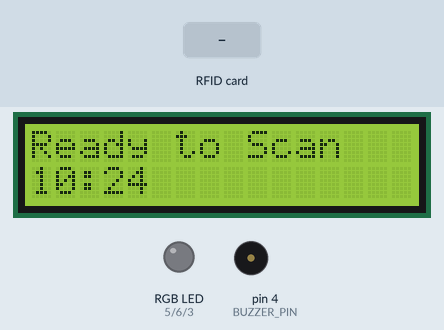
This sketch was run on a simulated Arduino Uno, built with avr-gcc and run on an emulated ATmega328P. Parts: 16×2 character LCD, an RGB LED mixed from three pins (HIGH = lit), buzzer (waves = sounding). Inputs (shaded band) come from the test bench. The local clock reads 2024-03-15 10:24:30 at power-on unless the sketch sets it; pins used as bus, display or sensor lines are not drawn; what the sketch prints to the serial monitor is not drawn.

Above: at 4.0 s.
4.1 s: RFID card 5A DA 9C 80 held to the reader
At 6.3 s:
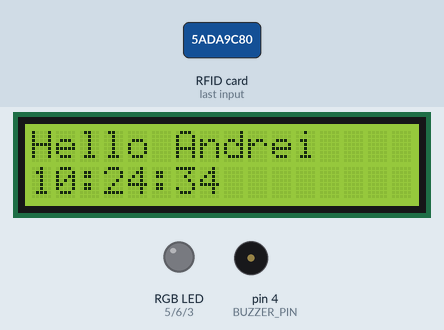
6.8 s: RFID card 5A AC 51 80 held to the reader
At 7.8 s:
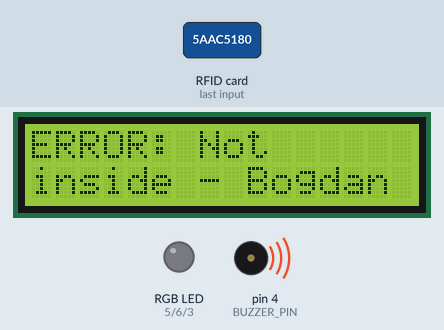
9.8 s: RFID card 93 D0 14 0E held to the reader
At 12.6 s:
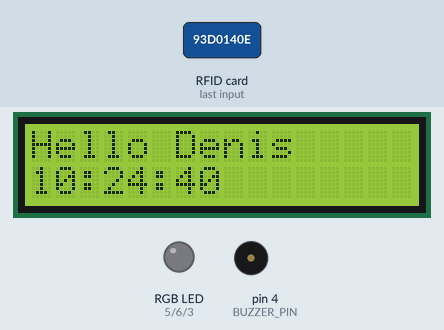
12.8 s: RFID card 5E 7A 19 C4 held to the reader
At 15.17 s:
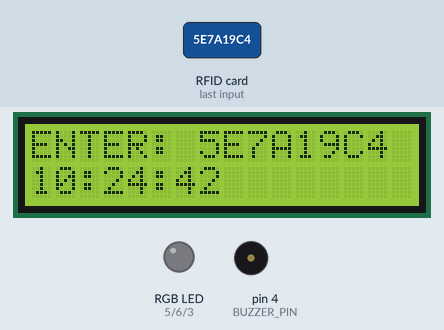
15.3 s: RFID card 5A DA 9C 80 held to the reader
At 17.7 s:
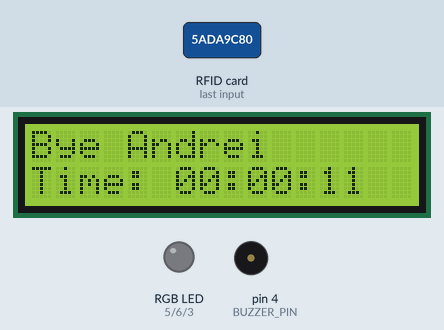
18.0 s: RFID card 5A AC 51 80 held to the reader
At 20.6 s:
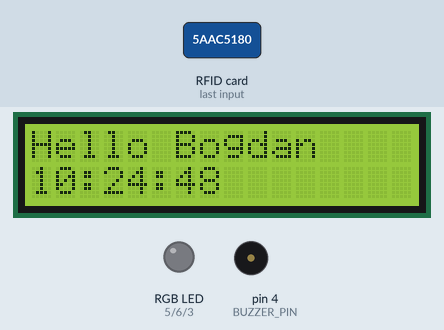
Timing chart, 0 to 22.1 s (numbered marks = the images above; inputs shaded):
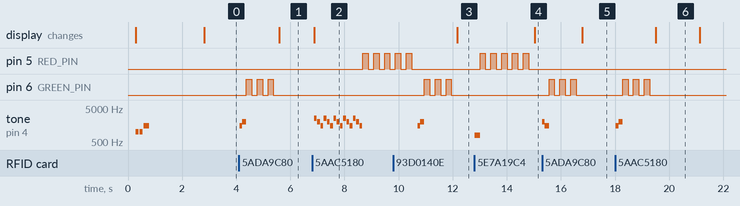

Measured:
- after the input at 4.1 s, pin 6 (GREEN_PIN): alternates HIGH for 0.20 s and LOW for 0.20 s, 6 changes in all, then stays LOW, starting after 0.27 s; tone on pin 4 (BUZZER_PIN): silent → 1500 Hz at once, → 2000 Hz 0.10 s later, → silent 0.15 s later; the display: changes after 1.5 s (image 1)
- after the input at 6.8 s, pin 5 (RED_PIN): alternates HIGH for 0.20 s and LOW for 0.20 s, starting after 1.9 s; tone on pin 4 (BUZZER_PIN): silent → 2500 Hz after 0.08 s, then repeats every 0.36 s: silent 0.02 s, 2000 Hz 0.10 s, silent 0.02 s, 1500 Hz 0.10 s, silent 0.02 s, 2500 Hz 0.10 s, until it stays silent from 8.7 s
- after the input at 9.8 s, pin 6 (GREEN_PIN): alternates HIGH for 0.20 s and LOW for 0.20 s, 6 changes in all, then stays LOW, starting after 1.2 s; tone on pin 4 (BUZZER_PIN): silent → 1500 Hz after 0.90 s, → 2000 Hz 0.10 s later, → silent 0.15 s later; the display: changes after 2.4 s (image 3)
- after the input at 12.8 s, pin 5 (RED_PIN): alternates HIGH for 0.20 s and LOW for 0.20 s, starting after 0.21 s; tone on pin 4 (BUZZER_PIN): silent → 800 Hz at once, → silent 0.20 s later; the display: changes after 2.2 s (image 4)
- after the input at 15.3 s, pin 6 (GREEN_PIN): alternates HIGH for 0.20 s and LOW for 0.20 s, 6 changes in all, then stays LOW, starting after 0.26 s; tone on pin 4 (BUZZER_PIN): silent → 2000 Hz at once, → 1500 Hz 0.10 s later, → silent 0.15 s later; the display: changes after 1.5 s (image 5)
- after the input at 18.0 s, pin 6 (GREEN_PIN): alternates HIGH for 0.20 s and LOW for 0.20 s, 6 changes in all, then stays LOW, starting after 0.28 s; tone on pin 4 (BUZZER_PIN): silent → 1500 Hz at once, → 2000 Hz 0.10 s later, → silent 0.15 s later; the display: changes after 1.5 s (image 6)

The sketch:

rfid_attendance_system.ino
```cpp
/*
 * RFID In/Out System with Shared I2C for LCD and RTC
 * Shows personalized messages and tracks time spent
 * Display shows only hours and minutes between scans
 * Updates time display when minutes change
 * Added buzzer for audio feedback
 * Added double entry detection and alarm
 * Added RGB LED feedback
 */
#include <SPI.h>
#include <MFRC522.h>
#include <Wire.h>
#include <LiquidCrystal_I2C.h>
#include <RTClib.h>

// Pin definitions for RFID
#define RST_PIN_IN      8  // Reset pin for IN RFID reader
#define RST_PIN_OUT     7  // Reset pin for OUT RFID reader
#define SS_PIN_IN       10 // SDA pin for IN RFID reader
#define SS_PIN_OUT      9  // SDA pin for OUT RFID reader
#define BUZZER_PIN      4  // Pin for buzzer

// Pin definitions for RGB LED
#define RED_PIN    5  // Pin for RGB LED red component
#define GREEN_PIN  6  // Pin for RGB LED green component
#define BLUE_PIN   3  // Pin for RGB LED blue component

// RFID readers setup
MFRC522 rfidIn(SS_PIN_IN, RST_PIN_IN);
MFRC522 rfidOut(SS_PIN_OUT, RST_PIN_OUT);

// LCD setup - standard I2C address
LiquidCrystal_I2C lcd(0x27, 16, 2);

// RTC setup
RTC_DS3231 rtc;

// Debounce timing
#define DEBOUNCE_TIME 1500
unsigned long lastScanTime = 0;
int lastMinute = -1; // Store the last minute displayed

// Known cards database
const int NUM_KNOWN_CARDS = 3;
String knownUIDs[NUM_KNOWN_CARDS] = {
  "5ADA9C80",  // Andrei
  "5AAC5180",  // Bogdan
  "93D0140E"   // Denis
};
String knownNames[NUM_KNOWN_CARDS] = {
  "Andrei",
  "Bogdan",
  "Denis"
};

// Entry time tracking (stored as Unix timestamp)
unsigned long entryTimes[NUM_KNOWN_CARDS] = {0, 0, 0};
bool isInside[NUM_KNOWN_CARDS] = {false, false, false};

// Flag to indicate if the system is in ready mode
bool inReadyMode = false;

// Error logging
#define MAX_ERROR_LOG 10
String errorLog[MAX_ERROR_LOG];
int errorCount = 0;

void setup() {
  Serial.begin(9600);
  Serial.println("Starting RFID Attendance System...");

  // Initialize SPI bus for RFID readers
  SPI.begin();

  // Initialize RFID readers
  rfidIn.PCD_Init();
  delay(100);
  rfidOut.PCD_Init();

  // Set antenna gain to maximum
  rfidIn.PCD_SetAntennaGain(MFRC522::RxGain_max);
  rfidOut.PCD_SetAntennaGain(MFRC522::RxGain_max);

  // Initialize buzzer pin
  pinMode(BUZZER_PIN, OUTPUT);
  digitalWrite(BUZZER_PIN, LOW); // Make sure buzzer is off

  // Initialize RGB LED pins
  pinMode(RED_PIN, OUTPUT);
  pinMode(GREEN_PIN, OUTPUT);
  pinMode(BLUE_PIN, OUTPUT);
  // Turn off RGB LED initially
  digitalWrite(RED_PIN, LOW);
  digitalWrite(GREEN_PIN, LOW);
  digitalWrite(BLUE_PIN, LOW);

  // Initialize I2C for both LCD and RTC
  Wire.begin();  // Use default A4/A5

  // Initialize LCD
  lcd.init();
  lcd.backlight();
  lcd.clear();
  lcd.setCursor(0, 0);
  lcd.print("Starting up...");

  // Initialize RTC
  if (!rtc.begin()) {
    Serial.println("RTC not found!");
    lcd.setCursor(0, 1);
    lcd.print("RTC Error!");
    // Error beep
    errorBeep();
    blinkRed();  // Add red blinking for error
    logError("RTC not found");
    delay(2000);
  } else {
    Serial.println("RTC connected");

    // Set time if RTC lost power
    if (rtc.lostPower()) {
      Serial.println("RTC lost power, setting to compile time");
      rtc.adjust(DateTime(F(__DATE__), F(__TIME__)));
      // Warning beep
      warningBeep();
      blinkRed();  // Add red blinking for error
      logError("RTC lost power");
    }

    // Display time
    DateTime now = rtc.now();
    lcd.setCursor(0, 1);
    lcd.print(formatTimeHM(now));
    lastMinute = now.minute(); // Initialize last minute
  }

  // Startup beep
  startupBeep();

  // Reset all entry states
  for (int i = 0; i < NUM_KNOWN_CARDS; i++) {
    isInside[i] = false;
    entryTimes[i] = 0;
  }

  // Show ready screen
  delay(2000);
  showReadyScreen();

  Serial.println("System ready!");
}

void loop() {
  // Get current time
  DateTime now = rtc.now();
  unsigned long currentTime = millis();

  // Update the time display if minute has changed and we're in ready mode
  if (inReadyMode && now.minute() != lastMinute) {
    lcd.setCursor(0, 1);
    lcd.print(formatTimeHM(now));
    lastMinute = now.minute();
  }

  // Check if enough time has passed since last scan
  if (currentTime - lastScanTime >= DEBOUNCE_TIME) {

    // Check entrance RFID reader
    if (rfidIn.PICC_IsNewCardPresent() && rfidIn.PICC_ReadCardSerial()) {
      // We're no longer in ready mode
      inReadyMode = false;

      // Get card UID
      String uid = getUID(rfidIn.uid.uidByte, rfidIn.uid.size);

      // Check if it's a known card
      int personIndex = findPersonByUID(uid);

      // Log to serial
      Serial.print("ENTRANCE - Card: ");
      Serial.print(uid);

      if (personIndex >= 0) {
        Serial.print(" (" + knownNames[personIndex] + ")");

        // Check if person is already inside (double entry attempt)
        if (isInside[personIndex]) {
          // Double entry attempt detected!
          doubleEntryAlarm(personIndex);
        } else {
          // Normal entry
          successBeep();
          blinkGreen();  // Add green blinking for entry

          // Record entry
          entryTimes[personIndex] = now.unixtime();
          isInside[personIndex] = true;

          // Display on LCD
          lcd.clear();
          lcd.setCursor(0, 0);
          lcd.print("Hello ");
          lcd.print(knownNames[personIndex]);
          lcd.setCursor(0, 1);
          lcd.print(formatTime(now));
        }
      } else {
        // Unknown person
        unknownBeep();
        blinkRed();  // Add red blinking for unknown person
        logError("Unknown card: " + uid);

        // Display on LCD
        lcd.clear();
        lcd.setCursor(0, 0);
        lcd.print("ENTER: ");
        lcd.print(uid.substring(0, 8));
        lcd.setCursor(0, 1);
        lcd.print(formatTime(now));
      }

      Serial.print(" at ");
      Serial.println(formatDateTime(now));

      // Halt RFID communication
      rfidIn.PICC_HaltA();
      rfidIn.PCD_StopCrypto1();

      // Update last scan time
      lastScanTime = currentTime;
    }

    // Small delay between reader checks
    delay(20);

    // Check exit RFID reader
    if (rfidOut.PICC_IsNewCardPresent() && rfidOut.PICC_ReadCardSerial()) {
      // We're no longer in ready mode
      inReadyMode = false;

      // Get card UID
      String uid = getUID(rfidOut.uid.uidByte, rfidOut.uid.size);

      // Check if it's a known card
      int personIndex = findPersonByUID(uid);

      // Log to serial
      Serial.print("EXIT - Card: ");
      Serial.print(uid);

      if (personIndex >= 0) {
        Serial.print(" (" + knownNames[personIndex] + ")");

        // Check if person is not inside (exiting without entry)
        if (!isInside[personIndex]) {
          // Person trying to exit without entering
          invalidExitAlarm(personIndex);
        } else {
          // Normal exit
          exitBeep();
          blinkGreen();  // Add green blinking for exit

          // Display on LCD
          lcd.clear();
          lcd.setCursor(0, 0);
          lcd.print("Bye ");
          lcd.print(knownNames[personIndex]);

          // Calculate and display time spent
          unsigned long timeSpentSeconds = now.unixtime() - entryTimes[personIndex];
          lcd.setCursor(0, 1);
          lcd.print(formatTimeSpent(timeSpentSeconds));

          // Log to serial
          Serial.print("Time spent: ");
          Serial.println(formatTimeSpent(timeSpentSeconds));

          // Reset entry state
          isInside[personIndex] = false;
        }
      } else {
        // Unknown person
        unknownBeep();
        blinkRed();  // Add red blinking for unknown person
        logError("Unknown card at exit: " + uid);

        // Display on LCD
        lcd.clear();
        lcd.setCursor(0, 0);
        lcd.print("EXIT: ");
        lcd.print(uid.substring(0, 8));
        lcd.setCursor(0, 1);
        lcd.print(formatTime(now));
      }

      Serial.print(" at ");
      Serial.println(formatDateTime(now));

      // Halt RFID communication
      rfidOut.PICC_HaltA();
      rfidOut.PCD_StopCrypto1();

      // Update last scan time
      lastScanTime = currentTime;
    }
  }

  // Reset display after 3 seconds of scanning
  if (!inReadyMode && (currentTime - lastScanTime >= 3000)) {
    showReadyScreen();
  }

  // Small delay to prevent excessive CPU usage
  delay(10);
}

// Show the ready screen with current time
void showReadyScreen() {
  DateTime now = rtc.now();

  lcd.clear();
  lcd.setCursor(0, 0);
  lcd.print("Ready to Scan");

  // Show current time on second line (hours and minutes only)
  lcd.setCursor(0, 1);
  lcd.print(formatTimeHM(now));

  // Update the last minute
  lastMinute = now.minute();

  // Set flag that we're in ready mode
  inReadyMode = true;
}

// Find person by UID, returns index or -1 if not found
int findPersonByUID(String uid) {
  // We only need to compare the first 8 characters of the UID
  String shortUID = uid.substring(0, 8);

  for (int i = 0; i < NUM_KNOWN_CARDS; i++) {
    if (shortUID.equals(knownUIDs[i])) {
      return i;
    }
  }
  return -1;  // Not found
}

// Convert UID bytes to string
String getUID(byte *buffer, byte bufferSize) {
  String result = "";
  for (byte i = 0; i < bufferSize; i++) {
    if (buffer[i] < 0x10) {
      result += "0";
    }
    result += String(buffer[i], HEX);
  }
  result.toUpperCase();
  return result;
}

// Format time as HH:MM (hours and minutes only)
String formatTimeHM(DateTime dt) {
  String result = "";

  // Hours
  if (dt.hour() < 10) result += "0";
  result += String(dt.hour()) + ":";

  // Minutes
  if (dt.minute() < 10) result += "0";
  result += String(dt.minute());

  return result;
}

// Format time as HH:MM:SS for LCD display
String formatTime(DateTime dt) {
  String result = "";

  // Hours
  if (dt.hour() < 10) result += "0";
  result += String(dt.hour()) + ":";

  // Minutes
  if (dt.minute() < 10) result += "0";
  result += String(dt.minute()) + ":";

  // Seconds
  if (dt.second() < 10) result += "0";
  result += String(dt.second());

  return result;
}

// Format time spent in hours, minutes, seconds
String formatTimeSpent(unsigned long seconds) {
  // Calculate hours, minutes, seconds
  unsigned long hours = seconds / 3600;
  unsigned long minutes = (seconds % 3600) / 60;
  unsigned long secs = seconds % 60;

  // Format as "Time: HH:MM:SS"
  String result = "Time: ";

  if (hours < 10) result += "0";
  result += String(hours) + ":";

  if (minutes < 10) result += "0";
  result += String(minutes) + ":";

  if (secs < 10) result += "0";
  result += String(secs);

  return result;
}

// Format full date and time for serial output
String formatDateTime(DateTime dt) {
  String result = "";

  // Date
  result += String(dt.year()) + "/";
  if (dt.month() < 10) result += "0";
  result += String(dt.month()) + "/";
  if (dt.day() < 10) result += "0";
  result += String(dt.day()) + " ";

  // Time
  if (dt.hour() < 10) result += "0";
  result += String(dt.hour()) + ":";
  if (dt.minute() < 10) result += "0";
  result += String(dt.minute()) + ":";
  if (dt.second() < 10) result += "0";
  result += String(dt.second());

  return result;
}

// Handle double entry attempt (someone tries to enter twice)
void doubleEntryAlarm(int personIndex) {
  // Log the error
  String errorMsg = "Double entry: " + knownNames[personIndex];
  logError(errorMsg);

  // Show error on LCD
  lcd.clear();
  lcd.setCursor(0, 0);
  lcd.print("ERROR: Already");
  lcd.setCursor(0, 1);
  lcd.print("inside - " + knownNames[personIndex]);

  // Sound the alarm
  alarmBeep();
  blinkRed();  // Add red blinking for error

  Serial.println("ALARM: " + errorMsg);
}

// Handle invalid exit attempt (someone tries to exit without entering)
void invalidExitAlarm(int personIndex) {
  // Log the error
  String errorMsg = "Invalid exit: " + knownNames[personIndex];
  logError(errorMsg);

  // Show error on LCD
  lcd.clear();
  lcd.setCursor(0, 0);
  lcd.print("ERROR: Not");
  lcd.setCursor(0, 1);
  lcd.print("inside - " + knownNames[personIndex]);

  // Sound the alarm
  alarmBeep();
  blinkRed();  // Add red blinking for error

  Serial.println("ALARM: " + errorMsg);
}

// Log an error message
void logError(String errorMessage) {
  // Add timestamp to error
  DateTime now = rtc.now();
  String timestamp = formatDateTime(now);

  // Store in error log (circular buffer)
  errorLog[errorCount % MAX_ERROR_LOG] = timestamp + " - " + errorMessage;
  errorCount++;

  // Print to serial
  Serial.print("ERROR: ");
  Serial.println(errorMessage);
}

// Print the error log
void printErrorLog() {
  Serial.println("=== ERROR LOG ===");
  int startIndex = (errorCount > MAX_ERROR_LOG) ? (errorCount % MAX_ERROR_LOG) : 0;
  int entries = min(errorCount, MAX_ERROR_LOG);

  for (int i = 0; i < entries; i++) {
    int index = (startIndex + i) % MAX_ERROR_LOG;
    Serial.println(errorLog[index]);
  }
  Serial.println("=================");
}

// Buzzer functions

// Beep for system startup
void startupBeep() {
  for (int i = 0; i < 2; i++) {
    tone(BUZZER_PIN, 1000, 100);
    delay(150);
  }
  tone(BUZZER_PIN, 1500, 200);
  delay(200);
}

// Beep for success (known person entering)
void successBeep() {
  tone(BUZZER_PIN, 1500, 100);
  delay(100);
  tone(BUZZER_PIN, 2000, 150);
  delay(150);
}

// Beep for exit (known person leaving)
void exitBeep() {
  tone(BUZZER_PIN, 2000, 100);
  delay(100);
  tone(BUZZER_PIN, 1500, 150);
  delay(150);
}

// Beep for unknown person
void unknownBeep() {
  tone(BUZZER_PIN, 800, 200);
  delay(200);
}

// Beep for error
void errorBeep() {
  for (int i = 0; i < 3; i++) {
    tone(BUZZER_PIN, 300, 200);
    delay(250);
  }
}

// Beep for warning
void warningBeep() {
  for (int i = 0; i < 2; i++) {
    tone(BUZZER_PIN, 800, 100);
    delay(150);
  }
}

// Alarm for fraud attempts or serious errors
void alarmBeep() {
  // Stronger and longer sound for alarm
  for (int i = 0; i < 5; i++) {
    tone(BUZZER_PIN, 2500, 100);
    delay(120);
    tone(BUZZER_PIN, 2000, 100);
    delay(120);
    tone(BUZZER_PIN, 1500, 100);
    delay(120);
  }
}

// RGB LED functions
void setRGB(bool red, bool green, bool blue) {
  digitalWrite(RED_PIN, red ? HIGH : LOW);
  digitalWrite(GREEN_PIN, green ? HIGH : LOW);
  digitalWrite(BLUE_PIN, blue ? HIGH : LOW);
}

void turnOffRGB() {
  setRGB(false, false, false);
}

// Blink green LED 3 times for success
void blinkGreen() {
  for (int i = 0; i < 3; i++) {
    setRGB(false, true, false);  // Green on
    delay(200);
    turnOffRGB();                // LED off
    delay(200);
  }
}

// Blink red LED 5 times for error
void blinkRed() {
  for (int i = 0; i < 5; i++) {
    setRGB(true, false, false);  // Red on
    delay(200);
    turnOffRGB();                // LED off
    delay(200);
  }
}
```
